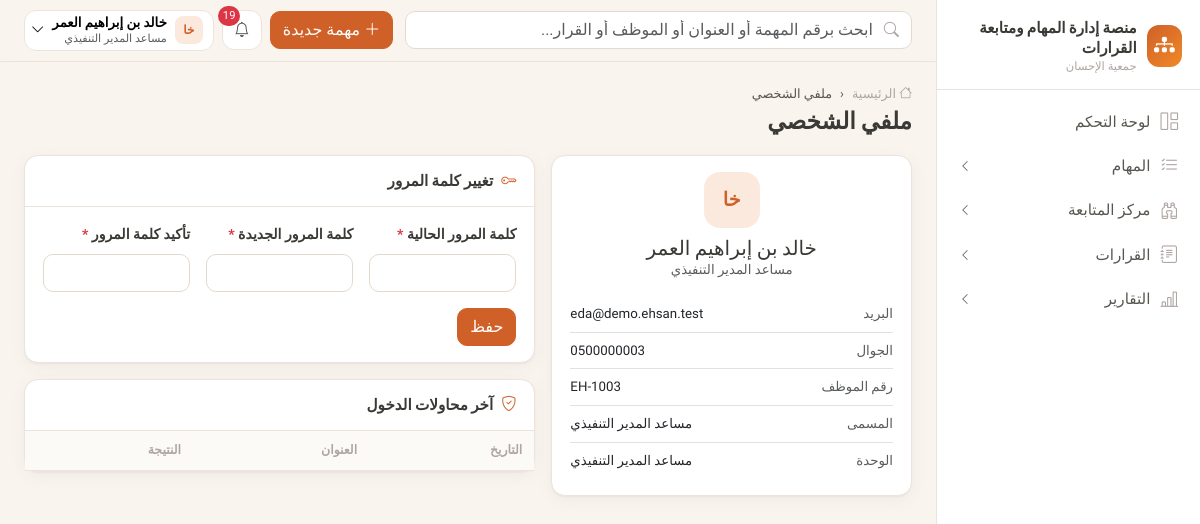
/accounts/profile/ (signed in), run on the app's committed database.
### apps/accounts/models.py (models this page shows, shortened)
class User(AbstractBaseUser, PermissionsMixin):
    email = models.EmailField("البريد الإلكتروني", unique=True)
    phone = models.CharField("رقم الجوال", max_length=20, unique=True, null=True, blank=True)
    full_name = models.CharField("الاسم الكامل", max_length=150)
    role = models.ForeignKey(Role, verbose_name="الدور", on_delete=models.PROTECT, null=True, related_name="users")
    is_active = models.BooleanField("الحساب نشط", default=True)
    is_staff = models.BooleanField(default=False)
    date_joined = models.DateTimeField(default=timezone.now)
    failed_login_count = models.PositiveSmallIntegerField(default=0)
    locked_until = models.DateTimeField(null=True, blank=True)
    otp_enabled = models.BooleanField("تفعيل التحقق الثنائي", default=False)
    must_change_password = models.BooleanField(default=False)
    objects = UserManager()
    USERNAME_FIELD = "email"
    EMAIL_FIELD = "email"
    REQUIRED_FIELDS = ["full_name"]
    class Meta:
        db_table = "users"
        verbose_name = "مستخدم"
        indexes = [models.Index(fields=["is_active"])]
    @cached_property
    def permission_codes(self):
        if not self.role_id:
            return frozenset()
        return frozenset(self.role.permissions.values_list("code", flat=True))

class Role(models.Model):
    code = models.CharField("الرمز", max_length=40, unique=True, choices=ROLES)
    name = models.CharField("الاسم", max_length=80)
    description = models.TextField("الوصف", blank=True)
    permissions = models.ManyToManyField(Permission, related_name="roles", blank=True, db_table="role_permissions")
    is_system = models.BooleanField(default=True)
    class Meta:
        db_table = "roles"
        verbose_name = "دور"

### apps/organization/models.py (models this page shows, shortened)
class Employee(models.Model):
    class Status(models.TextChoices):
        ACTIVE = "active", "على رأس العمل"
        LEAVE = "leave", "في إجازة"
        INACTIVE = "inactive", "غير نشط"
    user = models.OneToOneField(
        settings.AUTH_USER_MODEL, verbose_name="حساب المستخدم", null=True, blank=True,
        on_delete=models.SET_NULL, related_name="employee",
    )
    employee_no = models.CharField("رقم الموظف", max_length=30, unique=True)
    full_name = models.CharField("الاسم", max_length=150)
    job_title = models.CharField("المسمى الوظيفي", max_length=150, blank=True)
    manager = models.ForeignKey("self", verbose_name="المدير المباشر", null=True, blank=True, on_delete=models.SET_NULL, related_name="reports")
    units = models.ManyToManyField(Unit, through="EmployeeUnit", related_name="employees", verbose_name="الوحدات")
    join_date = models.DateField("تاريخ الانضمام", null=True, blank=True)
    photo = models.FileField("صورة", upload_to=secure_upload_path, null=True, blank=True)
    status = models.CharField("الحالة", max_length=20, choices=Status.choices, default=Status.ACTIVE)
    created_at = models.DateTimeField(auto_now_add=True)
    class Meta:
        db_table = "employees"
        ordering = ["full_name"]
        verbose_name = "موظف"
        indexes = [models.Index(fields=["status"])]
    @property
    def primary_unit(self):
        link = self.unit_links.select_related("unit").order_by("-is_primary", "id").first()
        return link.unit if link else None

class EmployeeUnit(models.Model):
    employee = models.ForeignKey(Employee, on_delete=models.CASCADE, related_name="unit_links")
    unit = models.ForeignKey(Unit, on_delete=models.CASCADE, related_name="employee_links")
    is_primary = models.BooleanField("الوحدة الأساسية", default=True)
    class Meta:
        db_table = "employee_units"
        constraints = [models.UniqueConstraint(fields=["employee", "unit"], name="uniq_employee_unit")]

class Unit(models.Model):
    name = models.CharField("اسم الوحدة", max_length=150, unique=True)
    code = models.CharField("الرمز", max_length=30, unique=True, null=True, blank=True)
    description = models.TextField("وصف الوحدة", blank=True)
    head = models.ForeignKey(
        "organization.Employee", verbose_name="رئيس الوحدة", null=True, blank=True,
        on_delete=models.SET_NULL, related_name="headed_units",
    )
    parent = models.ForeignKey("self", verbose_name="تتبع لـ", null=True, blank=True, on_delete=models.SET_NULL, related_name="children")
    is_active = models.BooleanField("الوحدة نشطة", default=True)
    established_on = models.DateField("تاريخ الإنشاء", default=timezone.localdate)
    sort_order = models.PositiveSmallIntegerField("الترتيب", default=0)
    created_at = models.DateTimeField(auto_now_add=True)
    class Meta:
        db_table = "units"
        ordering = ["sort_order", "name"]
        verbose_name = "وحدة تنظيمية"
    def __str__(self):
        return self.name

### apps/accounts/views.py (the view, shortened to what this page needs)
# urls.py: path("profile/", views.profile_view, name="profile"),
@login_required
def profile_view(request):
    form = _PasswordForm(request.user, request.POST or None)
    attempts = LoginAttempt.objects.filter(user=request.user)[:10]
    return render(request, "accounts/profile.html", {"form": form, "attempts": attempts})

### apps/accounts/views.py
class _PasswordForm(BootstrapMixin, ProfilePasswordForm):
    pass

### apps/core/branding.py (called while the page is built)
def get_org():
    return get_setting("organization")

### apps/core/context_processors.py (called while the page is built)
def platform(request):
    org = get_org()
    ctx = {
        "ORG": org,
        "PLATFORM_NAME": org.get("platform_name") or "منصة إدارة المهام ومتابعة القرارات",
        "ORG_NAME": org.get("name"),
        "ORG_SHORT": org.get("short_name") or org.get("name"),
    }
    user = getattr(request, "user", None)
    if user and user.is_authenticated:
        from apps.notifications.models import Notification
        unread = Notification.objects.filter(recipient=user, is_read=False)
        ctx.update({
            "menu": build_menu(request),
            "unread_count": unread.count(),
            "latest_notifications": Notification.objects.filter(recipient=user).select_related("task")[:6],
            "current_employee": getattr(user, "employee", None),
        })
    return ctx

### apps/core/menu.py (called while the page is built)
def _visible(item, user):
    if item.get("perm") and not has_perm(user, item["perm"]):
        return False
    if item.get("needs_employee") and not getattr(user, "employee", None):
        return False
    return True

### apps/core/permissions.py (called while the page is built)
def has_perm(user, code):
    if not user or not user.is_authenticated or not user.is_active:
        return False
    if user.is_superuser:
        return True
    return code in user.permission_codes

### apps/core/templatetags/ui.py (called while the page is built)
@register.filter
def can(user, code):
    return has_perm(user, code)

@register.filter
def initials(name):
    parts = (name or "").split()
    if not parts:
        return "؟"
    return parts[0][:1] + (parts[-1][:1] if len(parts) > 1 else "")

@register.filter
def since(dt):
    if not dt:
        return "—"
    delta = timezone.now() - dt
    if delta.days >= 1:
        return f"منذ {delta.days} يوم"
    hours = delta.seconds // 3600
    if hours:
        return f"منذ {hours} ساعة"
    minutes = delta.seconds // 60
    return f"منذ {minutes} دقيقة" if minutes else "الآن"

### apps/notifications/models.py (called while the page is built)
    @property
    def icon(self):
        return EVENTS.get(self.event, ("", "bi-bell", "secondary"))[1]

    @property
    def tone(self):
        return EVENTS.get(self.event, ("", "bi-bell", "secondary"))[2]

### apps/tasks/engine.py (called while the page is built)
def rule_matches(rule, days_to_due):
    if rule.trigger == EscalationRule.Trigger.BEFORE_DUE:
        return 0 < days_to_due <= rule.days
    if rule.trigger == EscalationRule.Trigger.ON_DUE:
        return days_to_due == 0
    if rule.trigger == EscalationRule.Trigger.AFTER_DUE:
        return -days_to_due >= max(rule.days, 1)
    return False

### templates/accounts/profile.html (shortened to what this page needs)
{% extends "base.html" %}
{% load ui %}
{% block breadcrumbs %}<li class="breadcrumb-item active">ملفي الشخصي</li>{% endblock %}
{% block page_title %}ملفي الشخصي{% endblock %}
{% block content %}
<div class="row g-3">
  <div class="col-lg-5">
    <div class="card"><div class="card-body text-center">
      <span class="avatar lg mb-2">{{ user.full_name|initials }}</span>
      <h5 class="mb-0">{{ user.full_name }}</h5>
      <div class="text-muted small mb-3">{{ user.role.name }}</div>
      <div class="text-start small">
        <div class="d-flex justify-content-between py-2 border-bottom"><span class="text-muted">البريد</span><span class="ltr">{{ user.email }}</span></div>
        <div class="d-flex justify-content-between py-2 border-bottom"><span class="text-muted">الجوال</span><span class="ltr">{{ user.phone|default:"—" }}</span></div>
        {% if current_employee %}
        <div class="d-flex justify-content-between py-2 border-bottom"><span class="text-muted">رقم الموظف</span><span>{{ current_employee.employee_no }}</span></div>
        <div class="d-flex justify-content-between py-2 border-bottom"><span class="text-muted">المسمى</span><span>{{ current_employee.job_title }}</span></div>
        <div class="d-flex justify-content-between py-2"><span class="text-muted">الوحدة</span><span>{{ current_employee.primary_unit|default:"—" }}</span></div>
        {% endif %}
      </div>
    </div></div>
  </div>
  <div class="col-lg-7">
    <div class="card mb-3"><div class="card-header"><i class="bi bi-key"></i> تغيير كلمة المرور</div><div class="card-body">
      <form method="post" class="row g-3">{% csrf_token %}
        {% for f in form %}{% include "partials/form_field.html" with field=f col="col-md-4" %}{% endfor %}
        <div class="col-12"><button class="btn btn-brand">حفظ</button></div>
      </form>
    </div></div>
    <div class="card"><div class="card-header"><i class="bi bi-shield-check"></i> آخر محاولات الدخول</div>
      <div class="table-responsive"><table class="table table-sm">
        <thead><tr><th>التاريخ</th><th>العنوان</th><th>النتيجة</th></tr></thead>
      </table></div>
    </div>
  </div>
</div>
{% endblock %}

### templates/base.html (shortened to what this page needs)
{% load static ui %}<!doctype html>
<html lang="ar" dir="rtl">
<head>
  <link rel="stylesheet" href="https://cdn.jsdelivr.net/npm/bootstrap@5.3.3/dist/css/bootstrap.rtl.min.css">
  <link rel="stylesheet" href="https://cdn.jsdelivr.net/npm/bootstrap-icons@1.11.3/font/bootstrap-icons.min.css">
  <link rel="stylesheet" href="https://cdn.jsdelivr.net/npm/tom-select@2.3.1/dist/css/tom-select.bootstrap5.min.css">
  <link rel="stylesheet" href="{% static 'css/app.css' %}">
</head>
<body>
{% block body %}
<div class="app-shell">
  <aside class="sidebar" aria-label="القائمة الرئيسية">
    <div class="brand-box">
      {% if ORG.logo %}<img src="{% url 'branding_logo' %}" alt="" style="width:42px;height:42px;object-fit:contain;border-radius:10px">{% else %}<div class="brand-logo"><i class="bi bi-diagram-3-fill"></i></div>{% endif %}
      <div>
        <div class="brand-title">{{ PLATFORM_NAME }}</div>
        <div class="brand-sub">{{ ORG_SHORT }}</div>
      </div>
    </div>
    <nav>
      {% for item in menu %}
        {% if item.children %}
          <button class="nav-group-btn {% if item.active %}active{% endif %}" data-bs-toggle="collapse" data-bs-target="#nav-{{ forloop.counter }}" aria-expanded="{% if item.active %}true{% else %}false{% endif %}">
            <i class="bi {{ item.icon }}"></i><span>{{ item.label }}</span><i class="bi bi-chevron-left chev"></i>
          </button>
        {% else %}
          <a class="nav-item-link {% if item.active %}active{% endif %}" href="{{ item.url }}"><i class="bi {{ item.icon }}"></i><span>{{ item.label }}</span></a>
        {% endif %}
      {% endfor %}
    </nav>
  </aside>
  <div class="main">
    <header class="topbar">
      <form class="search" action="{% url 'tasks:search' %}" method="get" role="search">
        <i class="bi bi-search"></i>
        <input class="form-control" type="search" name="q" value="{{ request.GET.q|default:'' }}" placeholder="ابحث برقم المهمة أو العنوان أو الموظف أو القرار...">
      </form>
      <div class="ms-auto d-flex align-items-center gap-2">
        {% if user|can:"tasks.create" %}
        <a href="{% url 'tasks:create' %}" class="btn btn-brand d-none d-md-inline-flex align-items-center gap-1"><i class="bi bi-plus-lg"></i> مهمة جديدة</a>
        {% endif %}
        <div class="dropdown">
          <button class="top-icon" data-bs-toggle="dropdown" aria-label="التنبيهات" data-unread-url="{% url 'notifications:unread_count' %}">
            <i class="bi bi-bell"></i>{% if unread_count %}<span class="dot">{{ unread_count }}</span>{% endif %}
          </button>
        </div>
        <div class="dropdown">
          <button class="user-chip" data-bs-toggle="dropdown">
            <span class="avatar sm">{{ user.full_name|initials }}</span>
            <span class="d-none d-sm-block text-start lh-sm">
              <span class="d-block small fw-semibold">{{ user.full_name }}</span>
              <span class="d-block text-muted" style="font-size:.7rem">{{ user.role.name|default:"—" }}</span>
            </span>
            <i class="bi bi-chevron-down small"></i>
          </button>
        </div>
      </div>
    </header>
    <main class="content">
      <div class="page-head">
        <div>
          <nav aria-label="breadcrumb"><ol class="breadcrumb">
            <li class="breadcrumb-item"><a href="{% url 'dashboard:home' %}"><i class="bi bi-house"></i> الرئيسية</a></li>
            {% block breadcrumbs %}{% endblock %}
          </ol></nav>
          <h1>{% block page_title %}{% endblock %}</h1>
        </div>
      </div>
      {% block content %}{% endblock %}
    </main>
  </div>
</div>
{% endblock %}
</body>
</html>

### data on the page
User: full_name|initials "خا", full_name "خالد بن إبراهيم العمر", role.name "مساعد المدير التنفيذي", email "eda@demo.ehsan.test", phone "0500000003"
Employee: employee_no "EH-1003", job_title "مساعد المدير التنفيذي", primary_unit "مساعد المدير التنفيذي"

### other printed values
{{ PLATFORM_NAME }} "منصة إدارة المهام ومتابعة القرارات"
{{ ORG_SHORT }} "جمعية الإحسان"
{{ item.label }} "لوحة التحكم"
{{ item.label }} "المهام" "مركز المتابعة" "القرارات" "التقارير"
{{ unread_count }} "19"
{{ field.label }} "كلمة المرور الحالية" "كلمة المرور الجديدة" "تأكيد كلمة المرور"
